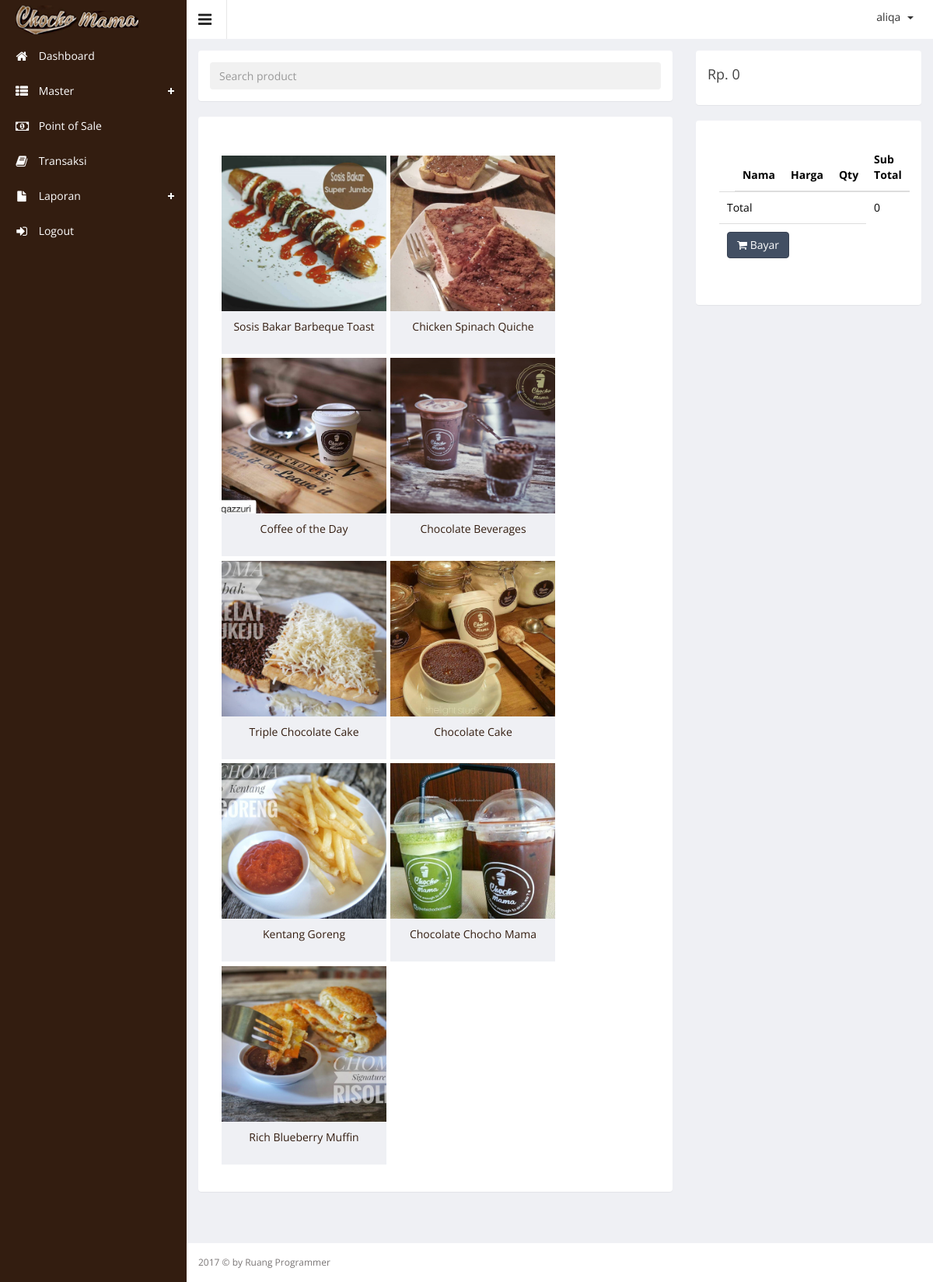
Screenshot of /index.php?hal=pos (signed in) with the database file from the repository.
### tables this page shows
CREATE TABLE `product` (
  `product_id` int(10) UNSIGNED NOT NULL,
  `product_name` varchar(100) DEFAULT NULL,
  `product_price` int(11) DEFAULT NULL,
  `product_desc` text,
  `product_images` text,
  `product_stock` int(11) DEFAULT NULL,
  `product_date` datetime DEFAULT NULL,
  `category_id` int(11) DEFAULT NULL
);

### pos.php (the view, shortened to what this page needs)
<?php
$id_session = session_id();
$grand_total = mysql_query("SELECT SUM(product_price * jumlah) AS TOTAL FROM
        `product`
        INNER JOIN `orders_temp`
            ON (`product`.`product_id` = `orders_temp`.`product_id`)
                                            WHERE orders_temp.id_session='" . $id_session . "'");
$rowGrandTotal = mysql_fetch_array($grand_total);
?>
<div class="wrapper">
    <div class="row blog">
        <div class="col-md-8">
            <div class="panel">
                <div class="panel-body">
                    <input type="text" placeholder="Search product" id="keywords" class="form-control blog-search"
                           onkeyup="searchFilter()">
                </div>
            </div>
            <div class="panel">
                <div class="panel-body">
                    <div class="panel-body">
                        <div id="show_product" class="media-gal">
                            <?php $queryProduct = mysql_query("SELECT * FROM product");
                            while ($rowsProduct = mysql_fetch_array($queryProduct)) { ?>
                                <div class="images item ">
                                    <a href="cart.php?mod=basket&act=add&id=<?php echo $rowsProduct['product_id'] ?>">
                                        <img src="assets/images/product/<?php echo $rowsProduct['product_images']; ?>"
                                             alt=""/>
                                        <p><?php echo $rowsProduct['product_name']; ?> </p>
                                    </a>
                                </div>
                            <?php } ?>
                        </div>
                    </div>
                </div>
            </div>
        </div>
        <div class="col-md-4">
            <div class="panel">
                <div class="panel-body">
                    <h1>Rp. <?php echo number_format($rowGrandTotal['TOTAL'], 0, ',', '.'); ?></h1>
                </div>
            </div>
            <div class="panel">
                <div class="panel-body">
                    <div class="blog-post">
                        <div class="media">
                            <div class="panel-body">
                                <table class="table">
                                    <thead>
                                    <tr>
                                        <td></td>
                                        <th>Nama</th>
                                        <th>Harga</th>
                                        <th>Qty</th>
                                        <th>Sub Total</th>
                                    </tr>
                                    </thead>
                                    <tbody>
                                    <?php
                                    $total = 0;
                                        ?>
                                    <tr>
                                        <td colspan="4">
                                            Total
                                        </td>
                                        <td>
                                            <?php echo number_format($total, 0, ',', '.'); ?>
                                        </td>
                                    </tr>
                                    <tr>
                                        <td colspan="4" align="reight">
                                            <button class="btn btn-primary" type="submit" data-toggle="modal"
                                                    data-target="#myModal"><i class="fa fa-shopping-cart"></i> Bayar
                                            </button>
                                        </td>
                                    </tr>
                                    </tbody>
                                </table>
                            </div>
                        </div>
                    </div>
                </div>
            </div>
        </div>
    </div>
</div>

### rows the page displays
product: product_images (picture), product_name "Sosis Bakar Barbeque Toast"
product: product_images (picture), product_name "Chicken Spinach Quiche"
product: product_images (picture), product_name "Coffee of the Day"
product: product_images (picture), product_name "Chocolate Beverages"
product: product_images (picture), product_name "Triple Chocolate Cake"
product: product_images (picture), product_name "Chocolate Cake"
product: product_images (picture), product_name "Kentang Goreng"
product: product_images (picture), product_name "Chocolate Chocho Mama"
product: product_images (picture), product_name "Rich Blueberry Muffin"

### other values shown
$_SESSION['username'] "aliqa"
$rowGrandTotal['TOTAL'] "0"
$total "0"
